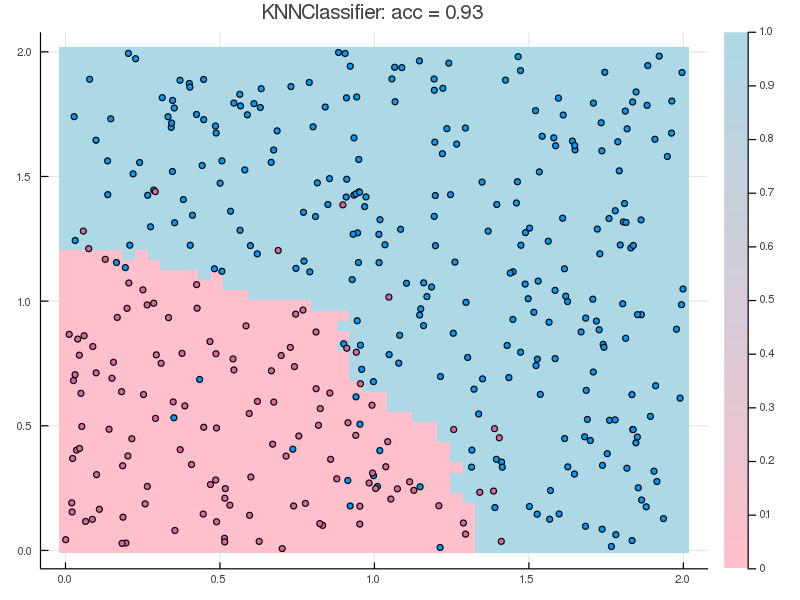

Recreate this plot in Julia.
using MeLOne
using Plots
gr(size=(800,600))

function knn_classifier()
  n = 400
  X = 2 * rand(n, 2)
  y = [X[i,1].^2 + X[i,2].^2 < 1.5 + randn() * 0.6 ? 0 : 1 for i = 1:n]

  model = KNNClassifier(n_neighbors=13)
  fit!(model, X, y)

  xg = range(minimum(X[:,1]), maximum(X[:,1]), length=50)
  yg = range(minimum(X[:,2]), maximum(X[:,2]), length=50)
  pred(x,y) = predict(model, [x y])[1]

  heatmap(xg, yg, pred, c=cgrad([:pink, :lightblue]))
  scatter!(X[:,1], X[:,2], c=y, leg=false)
  y_pred = predict(model, X)
  title!("KNNClassifier: acc = $(accuracy_score(y, y_pred))")

  png("knn-classifier")
end

knn_classifier()
